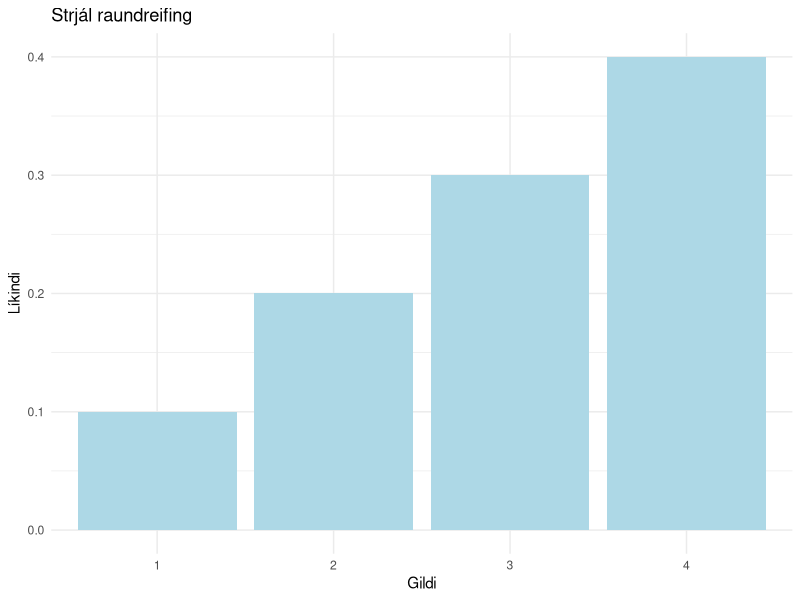
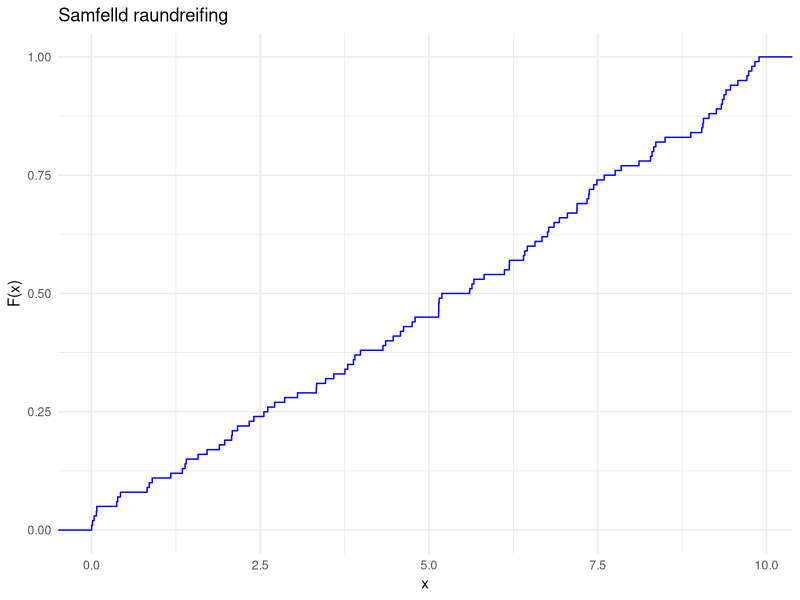
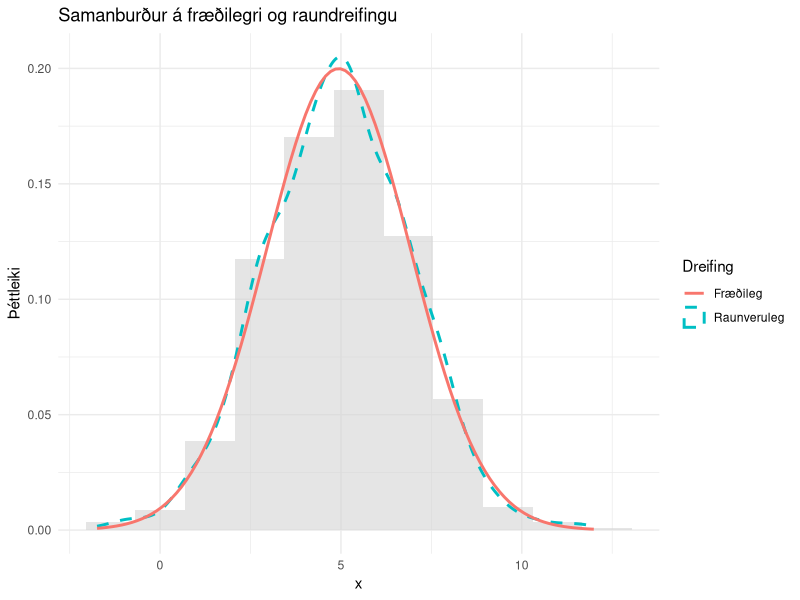
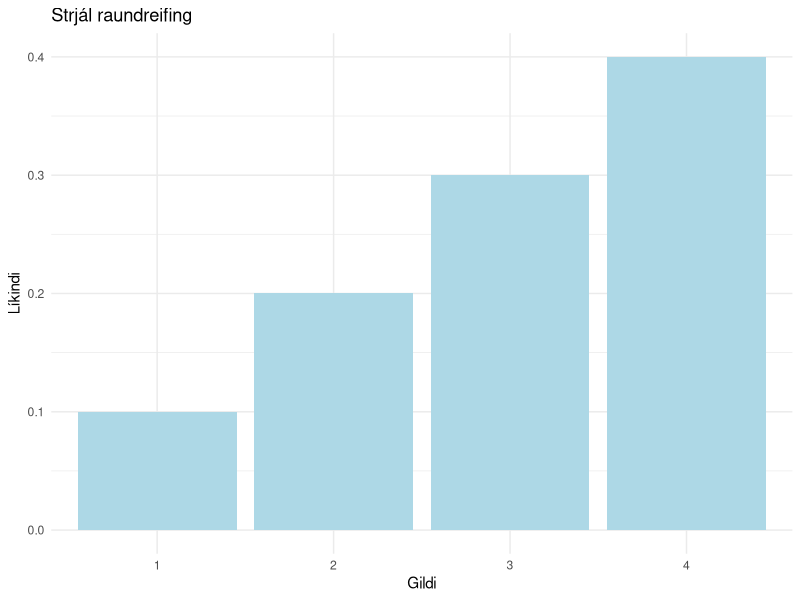
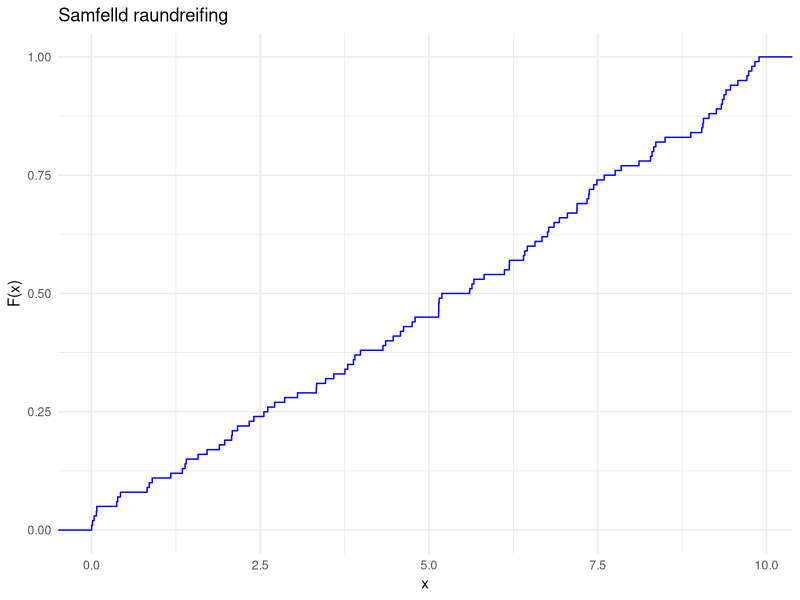
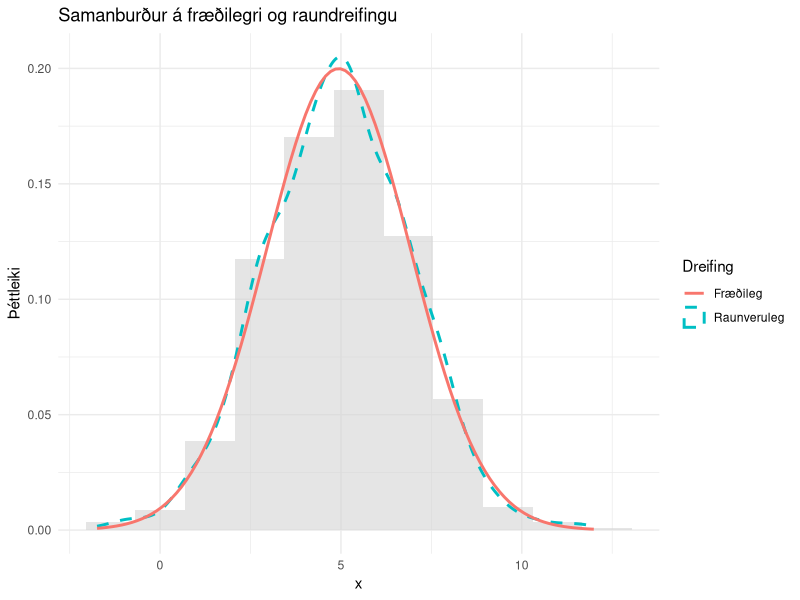

These figures' R source, in order:
Sys.setlocale("LC_ALL", "is_IS.UTF-8")
library(tidyverse)
library(cowplot)

# Strjál raundreifing
X <- c(1, 2, 2, 3, 3, 3, 4, 4, 4, 4)
df_strjal <- as_tibble(table(X)) %>% rename(x = X, freq = n) %>% mutate(prob = freq / sum(freq))

ggplot(df_strjal, aes(x = as.factor(x), y = prob)) +
  geom_col(fill = "lightblue") +
  labs(title = "Strjál raundreifing", x = "Gildi", y = "Líkindi") +
  theme_minimal()
ggsave("GitBook/GitBook/results_analysis/figs/empirical_discrete.jpg", width = 6, height = 4)

# Samfelld raundreifing (Continuous empirical distribution)
set.seed(42)
X_samfelld <- runif(100, min = 0, max = 10)

ggplot(data.frame(X_samfelld), aes(x = X_samfelld)) +
  stat_ecdf(geom = "step", color = "blue") +
  labs(title = "Samfelld raundreifing", x = "x", y = "F(x)") +
  theme_minimal()
ggsave("GitBook/GitBook/results_analysis/figs/empirical_continuous.jpg", width = 6, height = 4)

## Samanburður á raundreifingum og líkindum
n <- 1000
X_norm <- rnorm(n, mean = 5, sd = 2)

k <- round(1 + log2(n)) # Regla Sturges fyrir fjölda stöpla
ggplot(data.frame(X_norm), aes(x = X_norm)) +
  geom_histogram(aes(y = ..density..), fill = "lightgrey", bins = k, alpha = 0.6) +
  geom_density(aes(color = "Raunveruleg"), size = 1, linetype = "dashed") +
  stat_function(fun = dnorm, args = list(mean = mean(X_norm), sd = sd(X_norm)),
                aes(color = "Fræðileg"), size = 1) +
  labs(title = "Samanburður á fræðilegri og raundreifingu", x = "x", y = "Þéttleiki",
       color="Dreifing") +
  theme_minimal()
ggsave("GitBook/GitBook/results_analysis/figs/empirical_comparison.jpg", width = 6, height = 4)